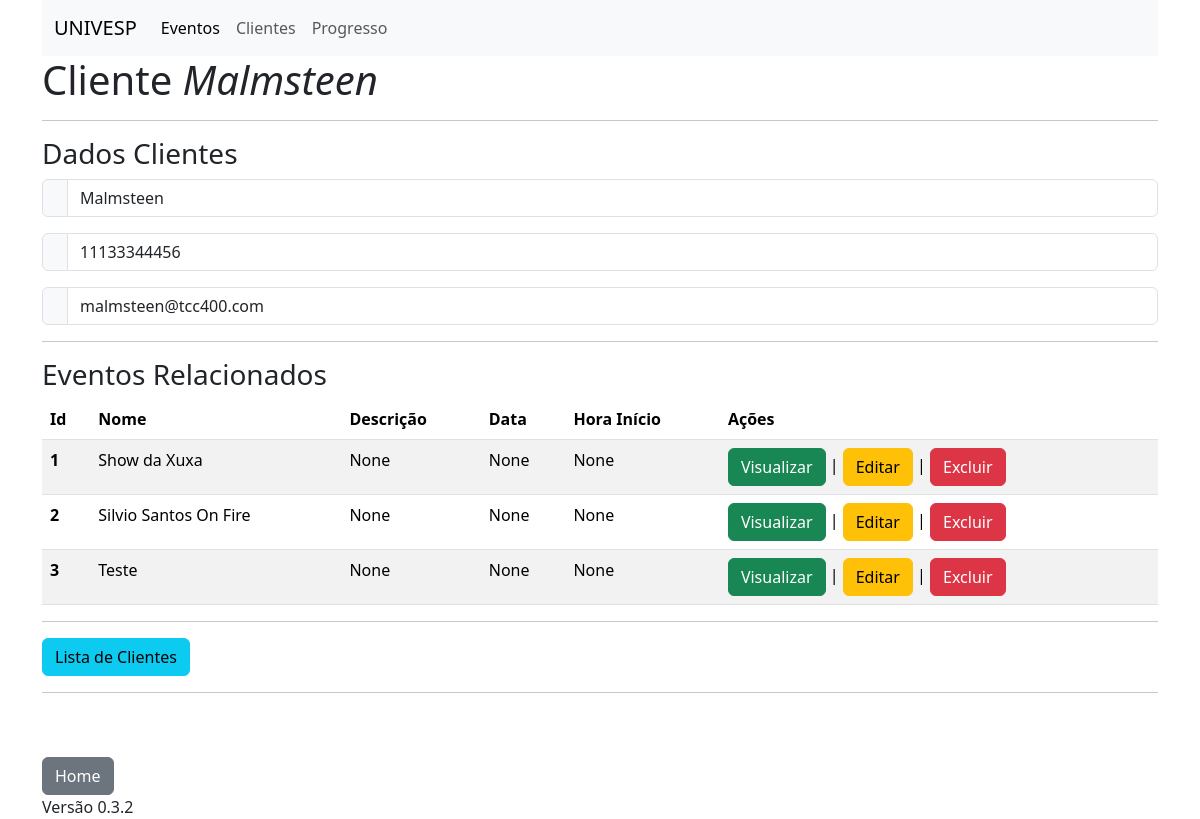
/cliente_ver/1, run on an earlier commit of the app's database.
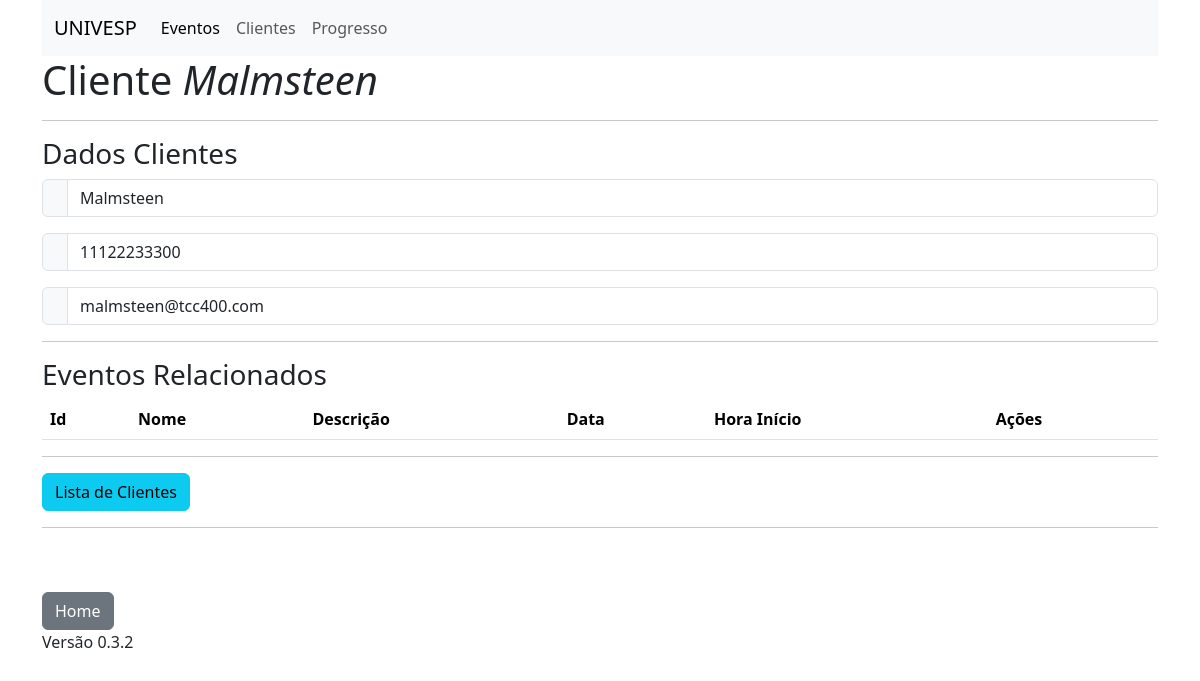
And on a later commit of the database.
### models.py (models this page shows, shortened)
class Cliente(db.Model):
    __tablename__='clientes'
    id = db.Column(db.Integer, primary_key=True)
    nome = db.Column(db.String(100))
    cpf = db.Column(db.String(11))
    email = db.Column(db.String(100))
    eventos = db.relationship('Evento',
                              secondary=Cliente_Evento.__table__,
                              back_populates='clientes'
                              )

class Evento(db.Model):
    __tablename__ = 'eventos'
    id = db.Column(db.Integer, primary_key=True)
    nome = db.Column(db.String(100))
    descricao = db.Column(db.String(256))
    data = db.Column(db.String(10))
    hora_inicio = db.Column(db.String(5))
    assentos = db.relationship('Assento', back_populates='evento')
    usuario_id = db.Column(db.Integer, db.ForeignKey('usuarios.id'))
    usuario = db.relationship('Usuario', back_populates='eventos')
    clientes = db.relationship('Cliente',
                               secondary=Cliente_Evento.__table__,
                               back_populates='eventos')
    def __repr__(self):
        return "Evento: {}".format(self.nome)

### routes.py (the view)
@app.route('/cliente_ver/<int:id>')
def cliente_ver(id):
    cliente = Cliente.query.get(id)
    clientes_eventos = Cliente_Evento.query.all()
    lista_eventos = []
    for cliente_evento in clientes_eventos:
        if cliente_evento.evento_id == cliente.id:
            evento = Evento.query.get(cliente_evento.cliente_id)
            print('Evento add: ', evento)
            lista_eventos.append(evento)
    return render_template('cliente_ver.html',cliente=cliente, lista_eventos=lista_eventos)

### templates/cliente_ver.html
{% extends 'base.html' %}
{% block conteudo %}
<h1>Cliente <i>{{cliente.nome}}</i></h1>
<hr>
<h3>Dados Clientes</h3>
    <div class="input-group mb-3">
        <span class="input-group-text" id="basic-addon1"></span>
        <input type="text" class="form-control" placeholder="Nome" aria-label="Username" aria-describedby="basic-addon1" name="nome" value="{{cliente.nome}}">
    </div>
    <div class="input-group mb-3">
        <span class="input-group-text" id="basic-addon1"></span>
        <input type="text" class="form-control" placeholder="CPF" aria-label="Username" aria-describedby="basic-addon1" name="cpf" value="{{cliente.cpf}}">
    </div>
    <div class="input-group mb-3">
        <span class="input-group-text" id="basic-addon1"></span>
        <input type="text" class="form-control" placeholder="E-mail" aria-label="Username" aria-describedby="basic-addon1" name="email" value="{{cliente.email}}">
    </div>
  <hr>
  <h3>Eventos Relacionados</h3>
  <table class="table table-striped">
    <thead>
      <tr>
        <th scope="col">Id</th>
        <th scope="col">Nome</th>
        <th scope="col">Descrição</th>
        <th scope="col">Data</th>
        <th scope="col">Hora Início</th>
        <th scope="col">Ações</th>
      </tr>
    </thead>
    <tbody>
      {% for evento in lista_eventos %}
      <tr>
        <th scope="row">{{evento.id}}</th>
        <td>{{evento.nome}}</td>
        <td>{{evento.descricao}}</td>
        <td>{{evento.data}}</td>
        <td>{{evento.hora_inicio}}</td>
        <td>
          <a class="btn btn-success" role="button" aria-disabled="true" href="">Visualizar</a> |
          <a class="btn btn-warning" role="button" aria-disabled="true">Editar</a> |
          <a class="btn btn-danger" role="button" aria-disabled="true">Excluir</a>
        </td>
      </tr>
      {% endfor %}
    </tbody>
  </table>
<hr>
<a class="btn btn-info" href="{{url_for('cliente_lista')}}" role="button">Lista de Clientes</a>
{% endblock %}

What changed in the data, as far as the page shows it:
no longer on this page (row edited): Evento: id "1", nome "Show da Xuxa", descricao "None", data "None", hora_inicio "None"
no longer on this page (row edited): Evento: id "2", nome "Silvio Santos On Fire", descricao "None", data "None", hora_inicio "None"
removed Evento: id "3", nome "Teste", descricao "None", data "None", hora_inicio "None"
changed Cliente "Malmsteen": cpf "11133344456" → "11122233300"
